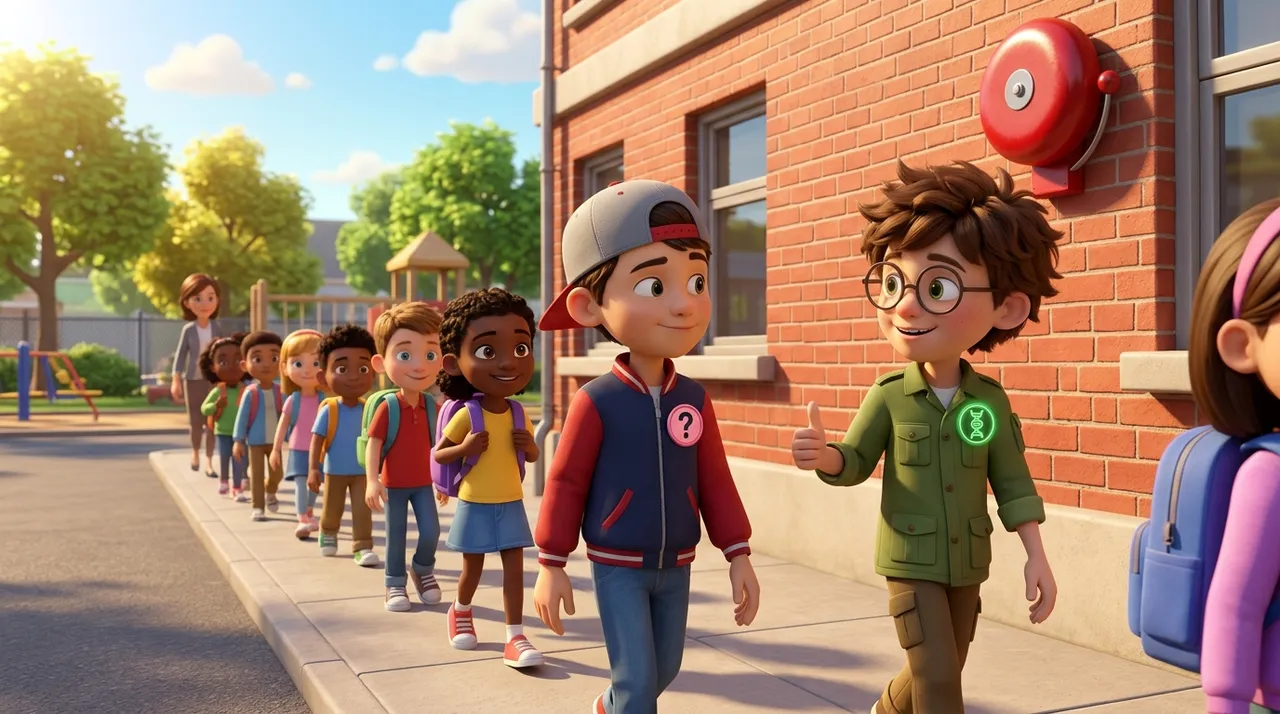
#> input picture app/episodes/bloom-20261114/s1.webp, 1280 x 714 px
$ python -i reel.py   (imports and definitions only)
#> lines starting #> are read from the running program, lines starting #| are printed output that depends on the picture
#> further down, picture is the input picture: PIL image 1280x714 RGB; mean R, G, B 162.3, 130.1, 107.3
"""IMAGINE Kids: make the daily Instagram Reel for the episodes added on one day.

Run from the repository root on the kids-test branch, after `epi.py publish`.

  python3 episodes/tools/reel.py <yyyymmdd> <out_dir>

Writes <out_dir>/kids-<yyyymmdd>.mp4 (1080x1920, H.264/AAC, about 30-50 s), kids-<yyyymmdd>.jpg
(cover) and kids-<yyyymmdd>.txt (the Instagram caption). The files are not part of the site:
they go to the social-assets branch (see episodes/README.md). Needs ffmpeg, Pillow, fontTools and brotli.
"""
import io, json, os, subprocess, sys, textwrap
from PIL import Image, ImageDraw, ImageFilter, ImageFont

ROOT = os.getcwd()
APP = os.path.join(ROOT, 'app', 'episodes')
FONTS = os.path.join(ROOT, 'app', 'lib', 'fonts')
W, H, FPS = 1080, 1920, 30
NAVY = (8, 18, 38)
YELLOW = (255, 216, 76)
ACCENT = {'energy': '#ffb84c', 'space': '#8fb2ff', 'mobility': '#ffd84c', 'cities': '#3fd6c6', 'innovation': '#ff8ad8',
          'bloom': '#7ee08a', 'robo': '#ff9a4c', 'pixel': '#4cc3ff', 'qubi': '#b98cff'}
SITE = 'kids.enterimagine.com'


# [13 lines left out: function font, not called in this run]


def hexrgb(h):
    return tuple(int(h[i:i + 2], 16) for i in (1, 3, 5))


# [22 lines left out: functions dur, centered, not called in this run]


def bg_from(img):
    b = img.resize((int(H * img.width / img.height), H)).crop((0, 0, W, H)) if img.width / img.height > W / H else img.resize((W, int(W * img.height / img.width)))
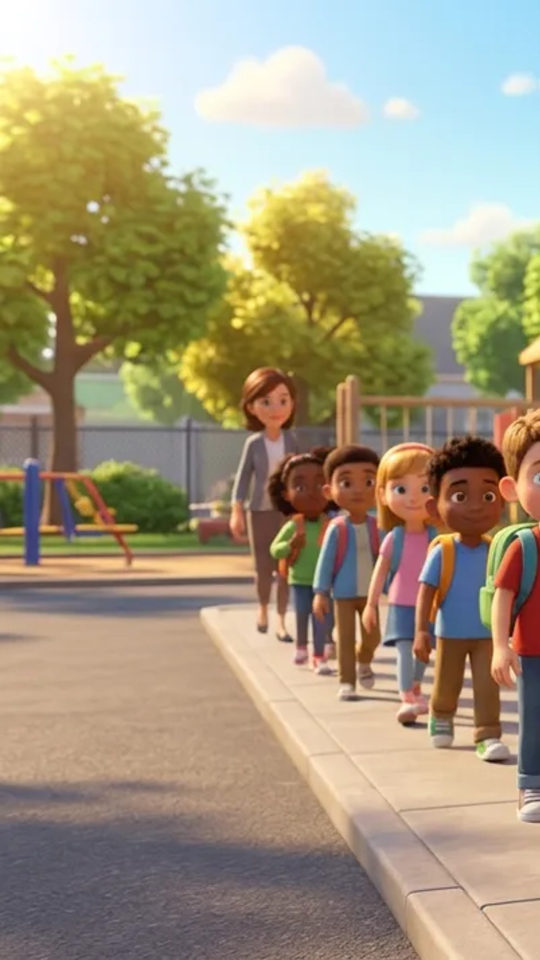
#> b: PIL image 1080x1920 RGB (shown at 1/2 size); mean R, G, B 163.2, 152, 126.6
    b = b.crop(((b.width - W) // 2, (b.height - H) // 2, (b.width - W) // 2 + W, (b.height - H) // 2 + H)).filter(ImageFilter.GaussianBlur(40))
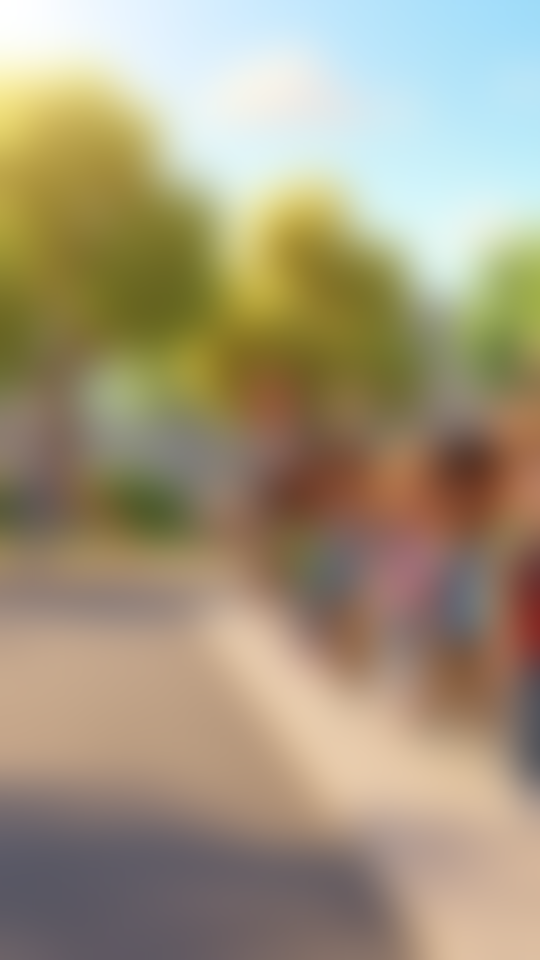
#> b: PIL image 1080x1920 RGB (shown at 1/2 size); mean R, G, B 163.2, 152, 126.6
    return Image.blend(b, Image.new('RGB', (W, H), NAVY), 0.55)
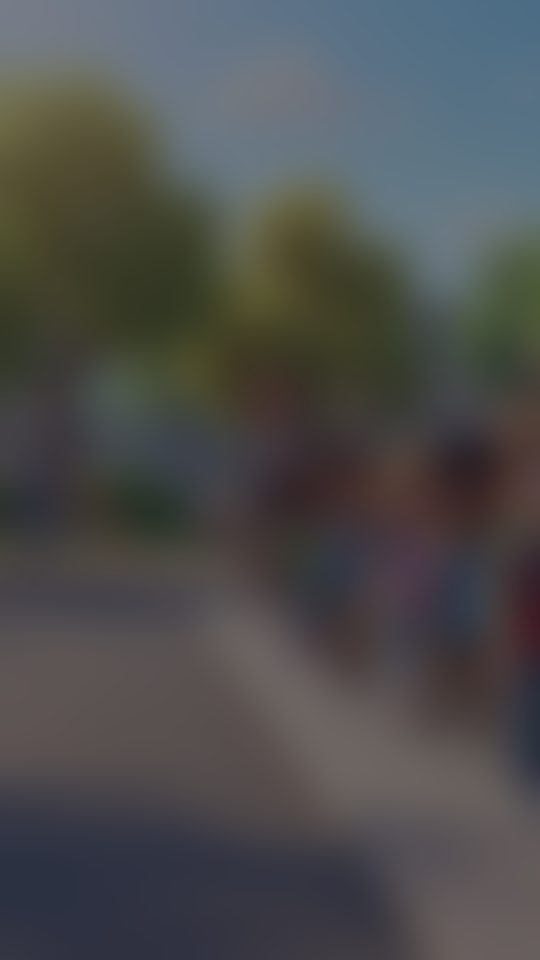
#> returned value: PIL image 1080x1920 RGB (shown at 1/2 size); mean R, G, B 77.4, 77.8, 77.4


def rounded(img, r=42):
    m = Image.new('L', img.size, 0); ImageDraw.Draw(m).rounded_rectangle((0, 0, img.width, img.height), r, fill=255)
    return img, m


# [100 lines left out: function main, not called in this run]


# [3 lines not run here, left out]

>>> from PIL import Image
>>> picture = Image.open('../../app/episodes/bloom-20261114/s1.webp')
>>> result = bg_from(picture)
